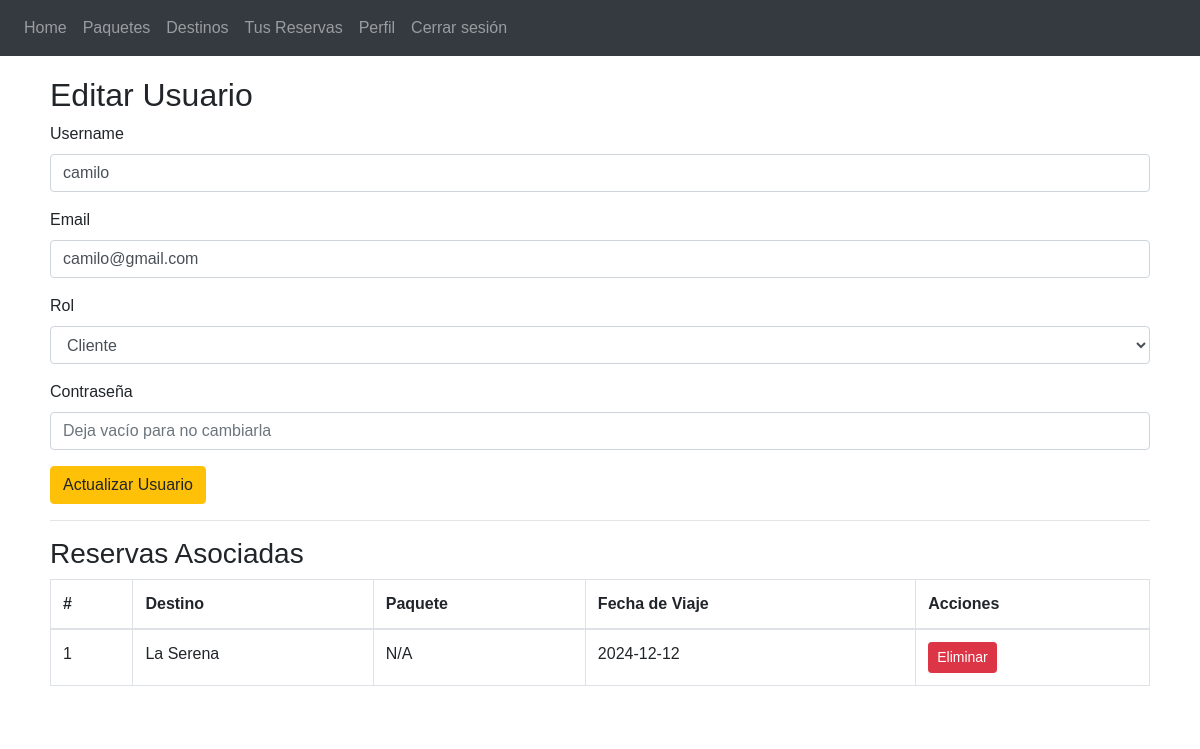
/admin/users/edit/6 (signed in), run on an earlier commit of the app's database.
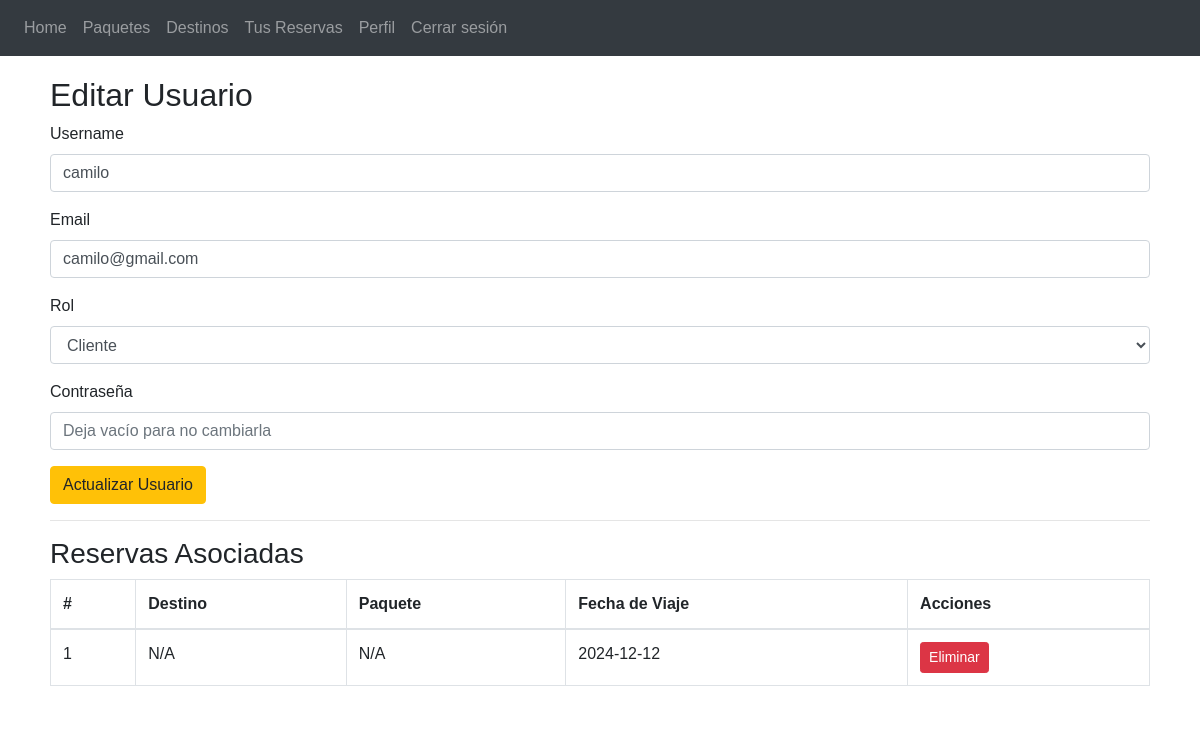
And on a later commit of the database.
### app/travel/models.py (models this page shows, shortened)
class Reservation(db.Model):
    __tablename__ = 'reservations'
    id = db.Column(db.Integer, primary_key=True)
    user_id = db.Column(db.Integer, db.ForeignKey('users.id'), nullable=False)
    destination_id = db.Column(db.Integer, db.ForeignKey('destinations.id'), nullable=True)  # Relación con Destination
    package_id = db.Column(db.Integer, db.ForeignKey('packages.id'), nullable=True)  # Relación con Package
    travel_date = db.Column(db.Date, nullable=False)
    created_at = db.Column(db.DateTime, default=datetime.utcnow)
    destination = db.relationship('Destination', backref='reservations_related', lazy=True)
    package = db.relationship('Package', backref='reservations_related', lazy=True)
    user = db.relationship('User', backref='user_reservations', lazy=True)

class Destination(db.Model):
    __tablename__ = 'destinations'
    id = db.Column(db.Integer, primary_key=True)
    name = db.Column(db.String(100), nullable=False)
    description = db.Column(db.Text, nullable=False)
    activities = db.Column(db.String(255), nullable=False)
    cost = db.Column(db.Float, nullable=False)
    reservations = db.relationship('Reservation', backref='destination_related', lazy=True)

### app/admin/routes.py (the view, shortened to what this page needs)
@admin.route('/users/edit/<int:id>', methods=['GET', 'POST'])
@login_required
def edit_user(id):
    user = User.query.get_or_404(id)
    reservations = Reservation.query.filter_by(user_id=id).all()
    return render_template('admin/edit_user.html', user=user, reservations = reservations)  # Formulario para editar usuario

### app/auth/models.py (called while the page is built)
    def is_admin(self):
        return self.role == 'admin'

### app/templates/admin/edit_user.html (shortened to what this page needs)
{% extends "base.html" %}
{% block content %}
  <h2>Editar Usuario</h2>
  <form method="POST">
    <div class="form-group">
      <label for="username">Username</label>
      <input type="text" class="form-control" name="username" value="{{ user.username }}" required>
    </div>
    <div class="form-group">
      <label for="email">Email</label>
      <input type="email" class="form-control" name="email" value="{{ user.email }}" required>
    </div>
    <div class="form-group">
      <label for="role">Rol</label>
      <select name="role" class="form-control">
        <option value="client" {% if user.role == 'client' %}selected{% endif %}>Cliente</option>
      </select>
    </div>
    <div class="form-group">
      <label for="password">Contraseña</label>
      <input type="password" class="form-control" name="password" placeholder="Deja vacío para no cambiarla">
    </div>
    <button type="submit" class="btn btn-warning">Actualizar Usuario</button>
  </form>
  <hr>
  <h3>Reservas Asociadas</h3>
  {% if reservations %}
    <table class="table table-bordered">
      <thead>
        <tr>
          <th>#</th>
          <th>Destino</th>
          <th>Paquete</th>
          <th>Fecha de Viaje</th>
          <th>Acciones</th>
        </tr>
      </thead>
      <tbody>
        {% for reservation in reservations %}
          <tr>
            <td>{{ reservation.id }}</td>
            <td>{{ reservation.destination.name if reservation.destination else 'N/A' }}</td>
            <td>{{ reservation.package.name if reservation.package else 'N/A' }}</td>
            <td>{{ reservation.travel_date }}</td>
            <td>
              <form action="{{ url_for('admin.delete_reservation', id=reservation.id) }}" method="POST" style="display:inline;">
                <button type="submit" class="btn btn-danger btn-sm">Eliminar</button>
              </form>
            </td>
          </tr>
        {% endfor %}
      </tbody>
    </table>
  {% else %}
    <p>No hay reservas asociadas a este usuario.</p>
  {% endif %}
{% endblock %}

What changed in the data, as far as the page shows it:
changed Reservation id 1: destination "La Serena" → "N/A"
